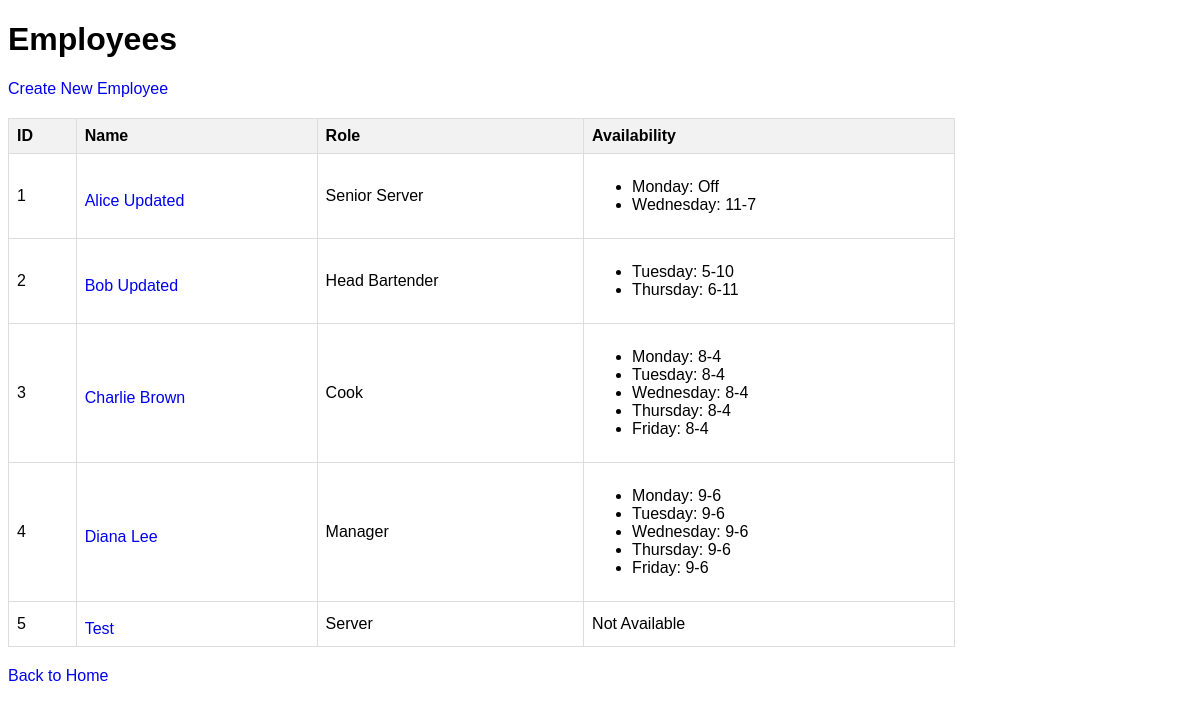
The app's page /employees_ui, older data.
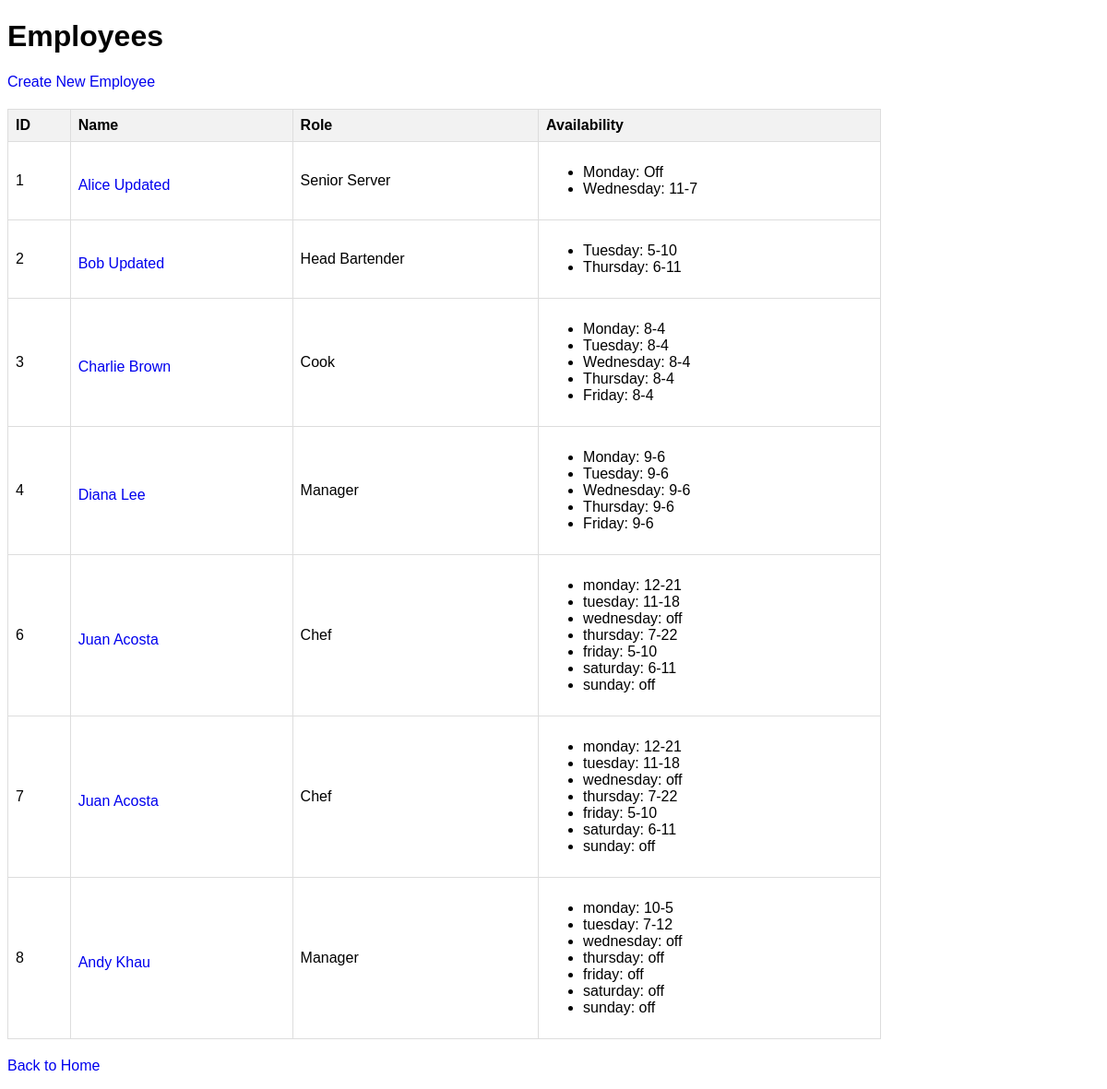
The same page, newer data.
### backend/models/models.py (models this page shows, shortened)
class Employee(db.Model):
    id = db.Column(db.Integer, primary_key=True)
    name = db.Column(db.String(80), nullable=False)
    role = db.Column(db.String(80), nullable=False)
    availability = db.Column(JSON)  # Use TEXT for SQLite
    shifts = db.relationship('Shift', backref='employee', lazy=True)

### backend/app.py (the view)
@app.route('/employees_ui')
def list_employees_ui():
    employees = get_employees_data()
    return render_template('employees.html', employees=employees)

### backend/app.py (called while the page is built)
def get_employees_data():
    all_employees = db.session.query(Employee).all()
    return employees_schema.dump(all_employees)

### backend/templates/employees.html (shortened to what this page needs)
<!DOCTYPE html>
<html lang="en">
<head>
</head>
<body>
    <h1>Employees</h1>
    <a href="{{ url_for('create_employee_ui') }}">Create New Employee</a>
    {% if employees %}
    <table>
        <thead>
            <tr>
                <th>ID</th>
                <th>Name</th>
                <th>Role</th>
                <th>Availability</th>
            </tr>
        </thead>
        <tbody>
            {% for employee in employees %}
            <tr>
                <td>{{ employee.id }}</td>
                <td>
                    <a href="{{ url_for('employee_detail_ui', employee_id=employee.id) }}">{{ employee.name }}</a>
                </td>
                <td>{{ employee.role }}</td>
                <td>
                    {% if employee.availability %}
                    <ul>
                        {% for day, times in employee.availability.items() %}
                        <li>{{ day }}: {{ times }}</li>
                        {% endfor %}
                    </ul>
                    {% else %}
                        Not Available
                    {% endif %}
                </td>
            </tr>
            {% endfor %}
        </tbody>
    </table>
    {% else %}
        <p>No employees found.</p>
    {% endif %}
    <p><a href="{{ url_for('index') }}">Back to Home</a></p>
</body>
</html>

### backend/templates/employees.html (style rules this page uses)
body { font-family: sans-serif; }
table { border-collapse: collapse; width: 80%; margin: 20px 0; }
th, td { border: 1px solid #ddd; padding: 8px; text-align: left; }
th { background-color: #f2f2f2; }
a { text-decoration: none; margin-top: 10px; display: block; }

Row changes from the older to the newer data that the page shows:
removed Employee: id "5", name "Test", role "Server", shows "Not Available"
added Employee: id "6", name "Juan Acosta", role "Chef", availability "monday" "tuesday" "wednesday" "thursday" "friday" "saturday" "sunday", availability "12-21" "11-18" "off" "7-22" "5-10" "6-11" "off"
added Employee: id "7", name "Juan Acosta", role "Chef", availability "monday" "tuesday" "wednesday" "thursday" "friday" "saturday" "sunday", availability "12-21" "11-18" "off" "7-22" "5-10" "6-11" "off"
added Employee: id "8", name "Andy Khau", role "Manager", availability "monday" "tuesday" "wednesday" "thursday" "friday" "saturday" "sunday", availability "10-5" "7-12" "off" "off" "off" "off" "off"
